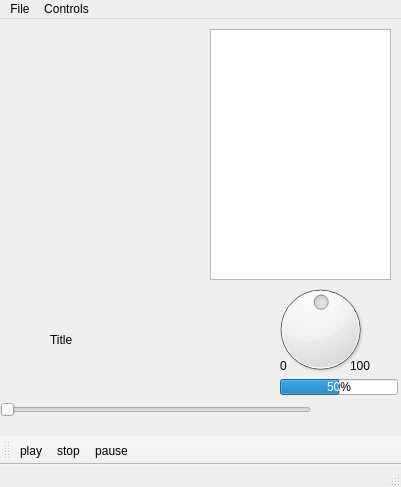
<?xml version="1.0" encoding="UTF-8"?>
<ui version="4.0">
 <class>MainWindow</class>
 <widget class="QMainWindow" name="MainWindow">
  <property name="geometry">
   <rect>
    <x>0</x>
    <y>0</y>
    <width>401</width>
    <height>487</height>
   </rect>
  </property>
  <property name="windowTitle">
   <string>MainWindow</string>
  </property>
  <widget class="QWidget" name="centralWidget">
   <widget class="QLabel" name="label">
    <property name="geometry">
     <rect>
      <x>280</x>
      <y>340</y>
      <width>47</width>
      <height>13</height>
     </rect>
    </property>
    <property name="text">
     <string>0</string>
    </property>
   </widget>
   <widget class="QLabel" name="label_2">
    <property name="geometry">
     <rect>
      <x>350</x>
      <y>340</y>
      <width>47</width>
      <height>13</height>
     </rect>
    </property>
    <property name="text">
     <string>100</string>
    </property>
   </widget>
   <widget class="QLabel" name="test">
    <property name="geometry">
     <rect>
      <x>50</x>
      <y>300</y>
      <width>271</width>
      <height>41</height>
     </rect>
    </property>
    <property name="text">
     <string>Title</string>
    </property>
   </widget>
   <widget class="QListWidget" name="listWidget">
    <property name="geometry">
     <rect>
      <x>210</x>
      <y>10</y>
      <width>181</width>
      <height>251</height>
     </rect>
    </property>
   </widget>
   <widget class="QSlider" name="horizontalSlider">
    <property name="geometry">
     <rect>
      <x>0</x>
      <y>380</y>
      <width>311</width>
      <height>22</height>
     </rect>
    </property>
    <property name="orientation">
     <enum>Qt::Horizontal</enum>
    </property>
   </widget>
   <widget class="QProgressBar" name="progressBar">
    <property name="geometry">
     <rect>
      <x>280</x>
      <y>360</y>
      <width>118</width>
      <height>16</height>
     </rect>
    </property>
    <property name="value">
     <number>50</number>
    </property>
   </widget>
   <widget class="QDial" name="dial">
    <property name="geometry">
     <rect>
      <x>260</x>
      <y>260</y>
      <width>121</width>
      <height>101</height>
     </rect>
    </property>
    <property name="value">
     <number>50</number>
    </property>
   </widget>
   <zorder>label</zorder>
   <zorder>label_2</zorder>
   <zorder>test</zorder>
   <zorder>progressBar</zorder>
   <zorder>dial</zorder>
   <zorder>horizontalSlider</zorder>
   <zorder>listWidget</zorder>
  </widget>
  <widget class="QMenuBar" name="menuBar">
   <property name="geometry">
    <rect>
     <x>0</x>
     <y>0</y>
     <width>401</width>
     <height>21</height>
    </rect>
   </property>
   <widget class="QMenu" name="menuFile">
    <property name="title">
     <string>File</string>
    </property>
    <addaction name="actionOpen"/>
   </widget>
   <widget class="QMenu" name="menuControls">
    <property name="title">
     <string>Controls</string>
    </property>
    <addaction name="actionPlay"/>
    <addaction name="actionStop"/>
    <addaction name="actionPause"/>
   </widget>
   <addaction name="menuFile"/>
   <addaction name="menuControls"/>
  </widget>
  <widget class="QToolBar" name="mainToolBar">
   <attribute name="toolBarArea">
    <enum>BottomToolBarArea</enum>
   </attribute>
   <attribute name="toolBarBreak">
    <bool>false</bool>
   </attribute>
   <addaction name="actionPlay"/>
   <addaction name="actionStop"/>
   <addaction name="actionPause"/>
  </widget>
  <widget class="QStatusBar" name="statusBar"/>
  <action name="actionPlay">
   <property name="icon">
    <iconset>
     <normaloff>:/icon/icon/play.png</normaloff>:/icon/icon/play.png</iconset>
   </property>
   <property name="text">
    <string>play</string>
   </property>
   <property name="toolTip">
    <string>Play</string>
   </property>
   <property name="shortcut">
    <string>Space</string>
   </property>
  </action>
  <action name="actionStop">
   <property name="icon">
    <iconset>
     <normaloff>:/icon/icon/stop.png</normaloff>:/icon/icon/stop.png</iconset>
   </property>
   <property name="text">
    <string>stop</string>
   </property>
   <property name="toolTip">
    <string>Stop</string>
   </property>
  </action>
  <action name="actionOpen">
   <property name="icon">
    <iconset>
     <normaloff>:/icon/icon/search.png</normaloff>:/icon/icon/search.png</iconset>
   </property>
   <property name="text">
    <string>open</string>
   </property>
   <property name="toolTip">
    <string>Open File</string>
   </property>
   <property name="shortcut">
    <string>Ctrl+O</string>
   </property>
  </action>
  <action name="actionPause">
   <property name="icon">
    <iconset>
     <normaloff>:/icon/icon/pause.png</normaloff>:/icon/icon/pause.png</iconset>
   </property>
   <property name="text">
    <string>pause</string>
   </property>
   <property name="toolTip">
    <string>Pause</string>
   </property>
  </action>
 </widget>
 <layoutdefault spacing="6" margin="11"/>
 <resources/>
 <connections>
  <connection>
   <sender>dial</sender>
   <signal>valueChanged(int)</signal>
   <receiver>progressBar</receiver>
   <slot>setValue(int)</slot>
   <hints>
    <hint type="sourcelabel">
     <x>364</x>
     <y>309</y>
    </hint>
    <hint type="destinationlabel">
     <x>362</x>
     <y>334</y>
    </hint>
   </hints>
  </connection>
 </connections>
</ui>
